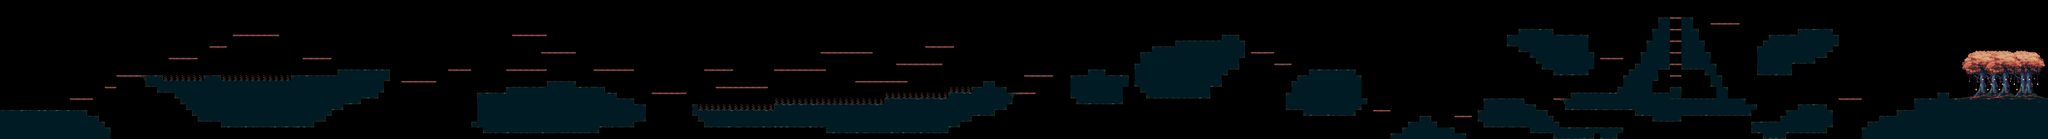

Below is a game level as drawn by its tile map, then a one-line description and the .tmx that defines it (tile-layer data replaced by summaries):
An orthogonal 352x24 tile map with 32x32 px tiles, 4 tile layers (tree2, tree1, Tile Layer 1, Tile Layer 4) and 208 objects (144x wall, 14x pit, 9x turret, 5x checkpoint, 5x Arena, ...).

<map version="1.4" tiledversion="1.4.2" orientation="orthogonal" renderorder="right-down" width="352" height="24" tilewidth="32" tileheight="32" infinite="0" nextlayerid="7" nextobjectid="217">
 <properties>
  <property name="music" value="bg.mp3" />
 </properties>
 <tileset firstgid="1" source="modifiedspringstar.tsx" />
 <layer id="4" name="tree2" width="352" height="24">
  <data>[8448 cells, 63 non-empty, 63 distinct tile ids]</data>
 </layer>
 <layer id="2" name="tree1" width="352" height="24">
  <data>[8448 cells, 126 non-empty, 63 distinct tile ids]</data>
 </layer>
 <layer id="1" name="Tile Layer 1" width="352" height="24">
  <data>[8448 cells, 2171 non-empty, 95 distinct tile ids]</data>
 </layer>
 <layer id="5" name="Tile Layer 4" width="352" height="24">
  <properties>
   <property name="top" value="" />
  </properties>
  <data>[8448 cells, 0 non-empty, 0 distinct tile ids]</data>
 </layer>
 <objectgroup id="6" name="Objects">
  <!-- 208 objects omitted --></objectgroup>
</map>
<!-- 208 of 208 objects omitted -->
